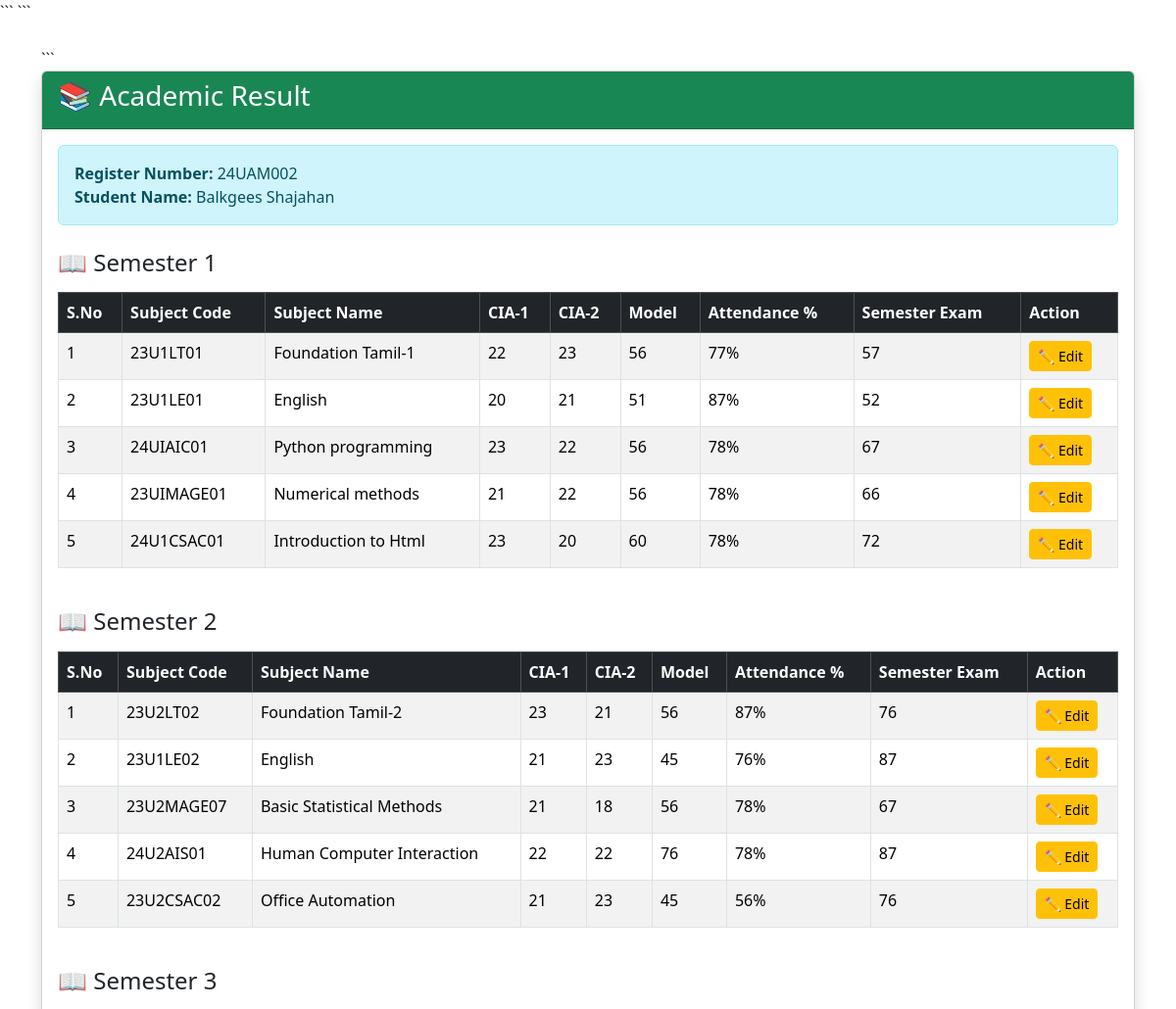
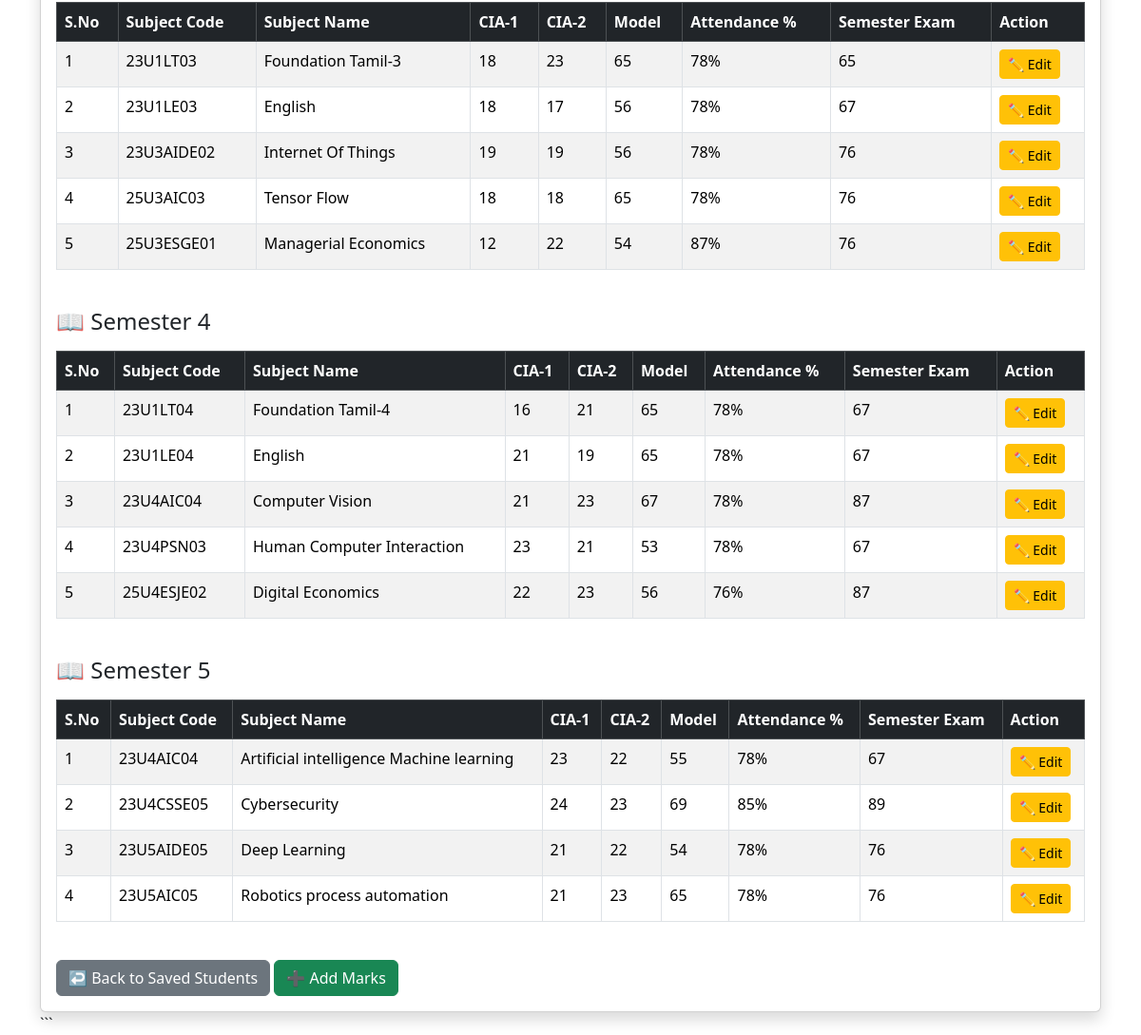
The page /view_marks/24UAM002 on the database its author committed (2 pictures, top to bottom).
### tables this page shows
CREATE TABLE students (
            id INTEGER PRIMARY KEY AUTOINCREMENT,
            register_no TEXT UNIQUE NOT NULL,
            student_name TEXT,
            father_name TEXT,
            father_contact TEXT,
            mother_name TEXT,
            mother_contact TEXT,
            gender TEXT,
            dob TEXT,
            student_contact TEXT,
            student_address TEXT,
            school_address TEXT,
            taluk TEXT,
            district TEXT,
            caste TEXT,
            community TEXT,
            twelth_mark TEXT,
            medium TEXT,
            pudhumai_penn TEXT
        );

CREATE TABLE academic_marks (
            id INTEGER PRIMARY KEY AUTOINCREMENT,
            register_no TEXT NOT NULL,
            semester INTEGER NOT NULL,
            subject_code TEXT NOT NULL,
            subject_name TEXT NOT NULL,
            cia1 TEXT,
            cia2 TEXT,
            model_mark TEXT,
            attendance TEXT,
            semester_exam TEXT,
            UNIQUE(register_no, semester, subject_code)
        );

### app.py (the view)
@app.route("/view_marks/<register_no>")
def view_marks(register_no):
    conn = get_db_connection()
    student = conn.execute("""
        SELECT *
        FROM students
        WHERE UPPER(TRIM(register_no))
              = UPPER(TRIM(?))
    """, (register_no,)).fetchone()
    academic_marks = conn.execute("""
        SELECT *
        FROM academic_marks
        WHERE UPPER(TRIM(register_no))
              = UPPER(TRIM(?))
        ORDER BY semester ASC, id ASC
    """, (register_no,)).fetchall()
    conn.close()
    if not student:
        return render_template(
            "success.html",
            message="Student not found!"
        )
    return render_template(
        "academic_result.html",
        student=student,
        academic_marks=academic_marks
    )

### app.py (called while the page is built)
def get_db_connection():
    conn = sqlite3.connect(DATABASE)
    conn.row_factory = sqlite3.Row
    return conn

### templates/academic_result.html (shortened to what this page needs)
<!DOCTYPE html>
<html lang="en">
<head>
<link href="https://cdn.jsdelivr.net/npm/bootstrap@5.3.3/dist/css/bootstrap.min.css"
      rel="stylesheet">
```
</head>
<body>
<div class="container mt-4">
```
<div class="card shadow">
    <div class="card-header bg-success text-white">
        <h3>
            📚 Academic Result
        </h3>
    </div>
    <div class="card-body">
        <div class="alert alert-info">
            <strong>Register Number:</strong>
            {{ student['register_no'] }}
            <br>
            <strong>Student Name:</strong>
            {{ student['student_name'] }}
        </div>
        {% if academic_marks %}
            {% for semester in range(1, 7) %}
                {% set semester_marks = academic_marks
                |selectattr("semester", "equalto", semester)
                |list %}
                {% if semester_marks %}
                    <h4 class="mt-4 mb-3">
                        📖 Semester {{ semester }}
                    </h4>
                    <div class="table-responsive">
                        <table class="table table-bordered table-striped">
                            <thead class="table-dark">
                                <tr>
                                    <th>S.No</th>
                                    <th>Subject Code</th>
                                    <th>Subject Name</th>
                                    <th>CIA-1</th>
                                    <th>CIA-2</th>
                                    <th>Model</th>
                                    <th>Attendance %</th>
                                    <th>Semester Exam</th>
                                    <th>Action</th>
                                </tr>
                            </thead>
                            <tbody>
                            {% for mark in semester_marks %}
                                <tr>
                                    <td>
                                        {{ loop.index }}
                                    </td>
                                    <td>
                                        {{ mark['subject_code'] }}
                                    </td>
                                    <td>
                                        {{ mark['subject_name'] }}
                                    </td>
                                    <td>
                                        {{ mark['cia1'] }}
                                    </td>
                                    <td>
                                        {{ mark['cia2'] }}
                                    </td>
                                    <td>
                                        {{ mark['model_mark'] }}
                                    </td>
                                    <td>
                                        {{ mark['attendance'] }}%
                                    </td>
                                    <td>
                                        {{ mark['semester_exam'] }}
                                    </td>
                                    <td>
                                        <a href="{{ url_for('edit_academic_marks', mark_id=mark['id']) }}"
                                           class="btn btn-warning btn-sm">
                                            ✏️ Edit
                                        </a>
                                    </td>
                                </tr>
                            {% endfor %}
                            </tbody>
                        </table>
                    </div>
                {% endif %}
            {% endfor %}
        {% else %}
            <div class="alert alert-warning">
                No marks available.
            </div>
        {% endif %}
        <div class="mt-4">
            <a href="{{ url_for('students') }}"
               class="btn btn-secondary">
                ↩️ Back to Saved Students
            </a>
            <a href="{{ url_for('academic_marks',
                                register_no=student['register_no']) }}"
               class="btn btn-success">
                ➕ Add Marks
            </a>
        </div>
    </div>
</div>
```
</div>
</body>
</html>

### rows shown on the page
students: register_no "24UAM002", student_name "Balkgees Shajahan"
academic_marks: subject_code "23U1LT01", subject_name "Foundation Tamil-1", cia1 "22", cia2 "23", model_mark "56", attendance "77", semester_exam "57"
academic_marks: subject_code "23U1LE01", subject_name "English", cia1 "20", cia2 "21", model_mark "51", attendance "87", semester_exam "52"
academic_marks: subject_code "24UIAIC01", subject_name "Python programming", cia1 "23", cia2 "22", model_mark "56", attendance "78", semester_exam "67"
academic_marks: subject_code "23UIMAGE01", subject_name "Numerical methods", cia1 "21", cia2 "22", model_mark "56", attendance "78", semester_exam "66"
academic_marks: subject_code "24U1CSAC01", subject_name "Introduction to Html", cia1 "23", cia2 "20", model_mark "60", attendance "78", semester_exam "72"
academic_marks: subject_code "23U2LT02", subject_name "Foundation Tamil-2", cia1 "23", cia2 "21", model_mark "56", attendance "87", semester_exam "76"
academic_marks: subject_code "23U1LE02", subject_name "English", cia1 "21", cia2 "23", model_mark "45", attendance "76", semester_exam "87"
academic_marks: subject_code "23U2MAGE07", subject_name "Basic Statistical Methods", cia1 "21", cia2 "18", model_mark "56", attendance "78", semester_exam "67"
academic_marks: subject_code "24U2AIS01", subject_name "Human Computer Interaction", cia1 "22", cia2 "22", model_mark "76", attendance "78", semester_exam "87"
academic_marks: subject_code "23U2CSAC02", subject_name "Office Automation", cia1 "21", cia2 "23", model_mark "45", attendance "56", semester_exam "76"
academic_marks: subject_code "23U1LT03", subject_name "Foundation Tamil-3", cia1 "18", cia2 "23", model_mark "65", attendance "78", semester_exam "65"
academic_marks: subject_code "23U1LE03", subject_name "English", cia1 "18", cia2 "17", model_mark "56", attendance "78", semester_exam "67"
academic_marks: subject_code "23U3AIDE02", subject_name "Internet Of Things", cia1 "19", cia2 "19", model_mark "56", attendance "78", semester_exam "76"
academic_marks: subject_code "25U3AIC03", subject_name "Tensor Flow", cia1 "18", cia2 "18", model_mark "65", attendance "78", semester_exam "76"
academic_marks: subject_code "25U3ESGE01", subject_name "Managerial Economics", cia1 "12", cia2 "22", model_mark "54", attendance "87", semester_exam "76"
academic_marks: subject_code "23U1LT04", subject_name "Foundation Tamil-4", cia1 "16", cia2 "21", model_mark "65", attendance "78", semester_exam "67"
academic_marks: subject_code "23U1LE04", subject_name "English", cia1 "21", cia2 "19", model_mark "65", attendance "78", semester_exam "67"
academic_marks: subject_code "23U4AIC04", subject_name "Computer Vision", cia1 "21", cia2 "23", model_mark "67", attendance "78", semester_exam "87"
academic_marks: subject_code "23U4PSN03", subject_name "Human Computer Interaction", cia1 "23", cia2 "21", model_mark "53", attendance "78", semester_exam "67"
academic_marks: subject_code "25U4ESJE02", subject_name "Digital Economics", cia1 "22", cia2 "23", model_mark "56", attendance "76", semester_exam "87"
academic_marks: subject_code "23U4AIC04", subject_name "Artificial intelligence Machine learning", cia1 "23", cia2 "22", model_mark "55", attendance "78", semester_exam "67"
academic_marks: subject_code "23U4CSSE05", subject_name "Cybersecurity", cia1 "24", cia2 "23", model_mark "69", attendance "85", semester_exam "89"
academic_marks: subject_code "23U5AIDE05", subject_name "Deep Learning", cia1 "21", cia2 "22", model_mark "54", attendance "78", semester_exam "76"
academic_marks: subject_code "23U5AIC05", subject_name "Robotics process automation", cia1 "21", cia2 "23", model_mark "65", attendance "78", semester_exam "76"

### other values the page prints
{{ semester }} "1" "2" "3" "4" "5"
